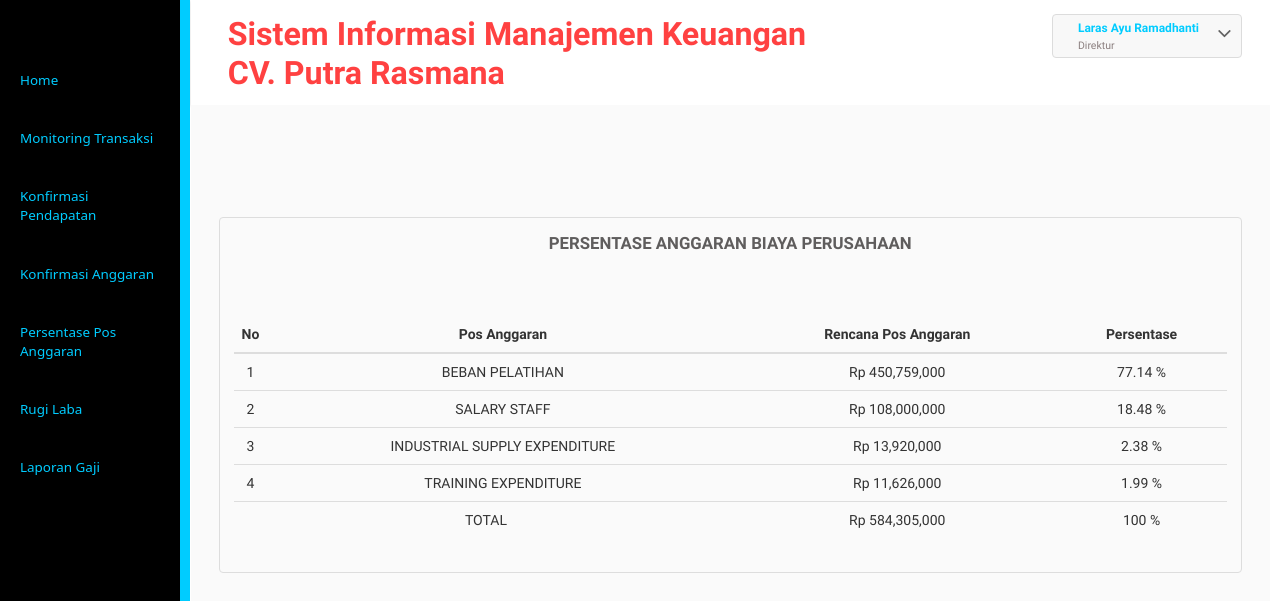
Page /direktur/persentase.php (signed in) on the earlier database version.
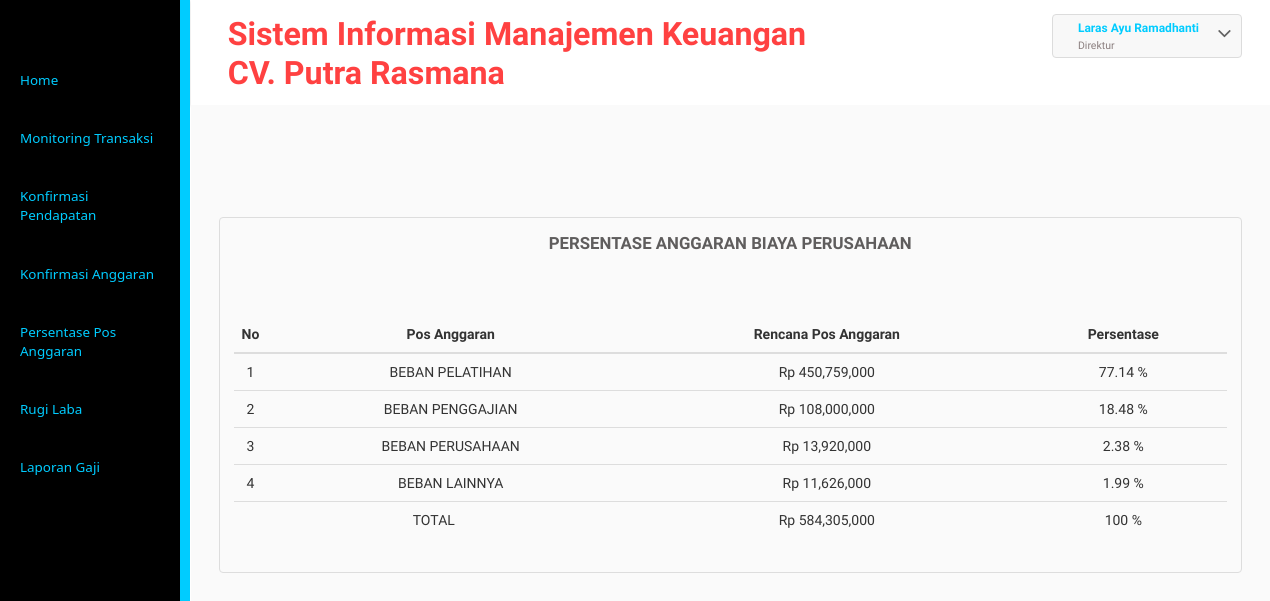
Same page on the later database version.
### tables this page shows
CREATE TABLE `detailanggaran` (
  `kd_anggaranperusahaan` varchar(25) NOT NULL,
  `kd_jenisanggaran` varchar(25) NOT NULL,
  `jumlahanggaranperusahaan` int(11) NOT NULL
);

CREATE TABLE `jenisanggaran` (
  `kd_jenisanggaran` varchar(25) NOT NULL,
  `jenisanggaran` varchar(50) NOT NULL,
  `jumlahanggaran` int(11) NOT NULL
);

### direktur/persentase.php (the view, shortened to what this page needs)
<?php
include("libfunc.php");
include("../libfunc.php");
$link=koneksidb();
if(($_SESSION['logadm']==true) && ($_SESSION['useradm']!="")){
?>
    <div class="inner-block">
      <div class="table-agile-info">
  <div class="panel panel-default">
    <div class="chit-chat-heading">
      Persentase Anggaran Biaya Perusahaan
    </div>
    <br>
				<div class="">
					<table class="table table-hover">
						<thead>
							<tr>
								<th style="width:20px;"><center>No</center></th>
								<th><center>Pos Anggaran</center></th>
								<th><center>Rencana Pos Anggaran</center></th>
								<th><center>Persentase</center></th>
							</tr>
						</thead>
						<tbody>
						<?php
							$sql1="SELECT * FROM anggaranperusahaan p INNER JOIN detailanggaran d ON p.kd_anggaranperusahaan=d.kd_anggaranperusahaan INNER JOIN jenisanggaran j ON d.kd_jenisanggaran=j.kd_jenisanggaran WHERE p.kd_anggaranperusahaan LIKE '%2018%'";
							$res1=mysqli_query($link,$sql1);
							$i=1;
							while($data1=mysqli_fetch_array($res1)){
								$pers=$data1['jumlahanggaranperusahaan']/584305000 * 100;
								$ar[$i]=$data1['jumlahanggaranperusahaan'];
								$ar1[$i]=$pers;
								?>
								<tr>
									<td><center><?php echo $i;?></center></td>
									<td><center><?php echo strtoupper($data1['jenisanggaran']);?></center></td>
									<td><center><?php echo "Rp ".strtoupper(number_format($data1['jumlahanggaranperusahaan']));?></center></td>
									<td><center><?php echo round($pers,2)." %"; ?></center></td>
								</tr>
									<?php
									$i++;
								}
								$totalbeban=array_sum($ar);
								$totalpers=array_sum($ar1);
							?>
							<tr>
								<td colspan="2"><center>TOTAL</center></td>
								<td><center><?php echo "Rp ".strtoupper(number_format($totalbeban));?></center></td>
								<td><center><?php echo round($totalpers,2)." %"; ?></center></td>
							</tr>
							</tbody>
						</table>
				</div>
  </div>
</div>
</div>
</div>
</div>
<?php
}else{
  header("Location: ../masuk.php");
}
?>

Differences in the rows shown:
changed through a linked row, detailanggaran: kd_jenisanggaran.jenisanggaran "SALARY STAFF" → "BEBAN PENGGAJIAN"
changed through a linked row, detailanggaran: kd_jenisanggaran.jenisanggaran "INDUSTRIAL SUPPLY EXPENDITURE" → "BEBAN PERUSAHAAN"
changed through a linked row, detailanggaran: kd_jenisanggaran.jenisanggaran "TRAINING EXPENDITURE" → "BEBAN LAINNYA"
